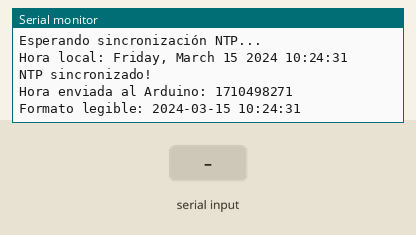
Recording of a sketch running on a simulated ESP32. On the bench: the last lines printed to the serial monitor. The inputs (shaded band) are chosen by the test bench. WiFi joins after 1.5 s; servers stay silent unless stated; uploads are accepted with an empty reply; the local clock reads 2024-03-15 10:24:30 at power-on unless the sketch sets it.

Above: at 2.7 s.
2.8 s: "DATA:\n" received over the second serial link
At 3.8 s:
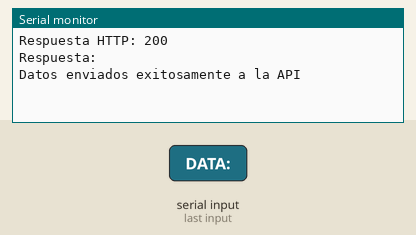
4.3 s: "1\n" received over the second serial link
At 4.9 s:
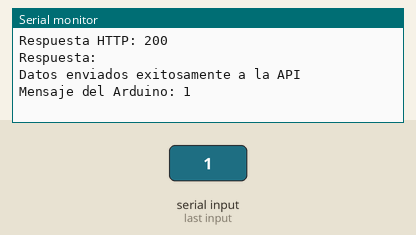

Measured:
- after the input at 2.8 s, the serial monitor: prints a new line at once (image 1)
- after the input at 4.3 s, the serial monitor: prints a new line at once (image 2)

The sketch:

ESP32.ino
```cpp
// Programa para ESP32 - Sincronización NTP y envío HTTP
// Envía hora inicial al Arduino y recibe datos para enviar a API

#include <WiFi.h>
#include <HTTPClient.h>
#include <ArduinoJson.h>
#include <time.h>

// Configuración WiFi
const char* ssid = "TU_WIFI_SSID";           // Cambia por tu SSID
const char* password = "TU_WIFI_PASSWORD";    // Cambia por tu contraseña

// Configuración API
const char* apiURL = "https://tu-api.com/endpoint";  // Cambia por tu URL de API
const char* apiKey = "tu-api-key";                   // Opcional: tu API key

// Configuración NTP
const char* ntpServer = "pool.ntp.org";
const long gmtOffset_sec = -18000;  // GMT-5 (Perú) en segundos
const int daylightOffset_sec = 0;   // Sin horario de verano

// Pines UART para comunicación con Arduino
#define RXD2 16
#define TXD2 17
HardwareSerial arduinoSerial(2);

void setup() {
  Serial.begin(115200);
  arduinoSerial.begin(9600, SERIAL_8N1, RXD2, TXD2);

  Serial.println("ESP32 iniciado");

  // Conectar a WiFi
  connectToWiFi();

  // Configurar NTP
  configTime(gmtOffset_sec, daylightOffset_sec, ntpServer);

  // Esperar sincronización NTP
  Serial.println("Esperando sincronización NTP...");
  while (!getLocalTime()) {
    delay(1000);
    Serial.print(".");
  }
  Serial.println("\nNTP sincronizado!");

  // Enviar hora inicial al Arduino
  sendInitialTimeToArduino();
}

void loop() {
  // Verificar conexión WiFi
  if (WiFi.status() != WL_CONNECTED) {
    Serial.println("WiFi desconectado, reintentando...");
    connectToWiFi();
  }

  // Escuchar datos del Arduino
  receiveDataFromArduino();

  delay(100);
}

void connectToWiFi() {
  WiFi.begin(ssid, password);
  Serial.print("Conectando a WiFi");

  int attempts = 0;
  while (WiFi.status() != WL_CONNECTED && attempts < 20) {
    delay(500);
    Serial.print(".");
    attempts++;
  }

  if (WiFi.status() == WL_CONNECTED) {
    Serial.println();
    Serial.println("WiFi conectado!");
    Serial.println("IP: " + WiFi.localIP().toString());
  } else {
    Serial.println();
    Serial.println("Error al conectar WiFi");
  }
}

bool getLocalTime() {
  struct tm timeinfo;
  if (!getLocalTime(&timeinfo)) {
    return false;
  }

  Serial.println(&timeinfo, "Hora local: %A, %B %d %Y %H:%M:%S");
  return true;
}

void sendInitialTimeToArduino() {
  struct tm timeinfo;
  if (getLocalTime(&timeinfo)) {
    // Convertir a timestamp Unix
    time_t timestamp = mktime(&timeinfo);

    String timeMessage = "TIME:" + String(timestamp);
    arduinoSerial.println(timeMessage);

    Serial.println("Hora enviada al Arduino: " + String(timestamp));
    Serial.println(&timeinfo, "Formato legible: %Y-%m-%d %H:%M:%S");
  } else {
    Serial.println("Error al obtener la hora");
  }
}

void receiveDataFromArduino() {
  if (arduinoSerial.available()) {
    String message = arduinoSerial.readStringUntil('\n');
    message.trim();

    Serial.println("Mensaje del Arduino: " + message);

    if (message.startsWith("DATA:")) {
      String jsonData = message.substring(5);

      // Procesar y enviar datos a la API
      sendDataToAPI(jsonData);
    }
  }
}

void sendDataToAPI(String jsonData) {
  if (WiFi.status() == WL_CONNECTED) {
    HTTPClient http;
    http.begin(apiURL);

    // Headers
    http.addHeader("Content-Type", "application/json");
    if (strlen(apiKey) > 0) {
      http.addHeader("Authorization", "Bearer " + String(apiKey));
    }

    // Agregar metadata del ESP32
    DynamicJsonDocument doc(1024);
    deserializeJson(doc, jsonData);

    // Agregar información adicional
    doc["esp32_timestamp"] = getCurrentTimestamp();
    doc["esp32_ip"] = WiFi.localIP().toString();
    doc["wifi_rssi"] = WiFi.RSSI();
    doc["free_heap"] = ESP.getFreeHeap();

    String enhancedJson;
    serializeJson(doc, enhancedJson);

    Serial.println("Enviando a API:");
    Serial.println(enhancedJson);

    // Realizar petición POST
    int httpResponseCode = http.POST(enhancedJson);

    if (httpResponseCode > 0) {
      String response = http.getString();
      Serial.println("Respuesta HTTP: " + String(httpResponseCode));
      Serial.println("Respuesta: " + response);

      // Enviar confirmación al Arduino
      if (httpResponseCode == 200 || httpResponseCode == 201) {
        arduinoSerial.println("ACK:SUCCESS");
        Serial.println("Datos enviados exitosamente a la API");
      } else {
        arduinoSerial.println("ACK:ERROR:" + String(httpResponseCode));
        Serial.println("Error en envío a API: " + String(httpResponseCode));
      }
    } else {
      Serial.println("Error en petición HTTP: " + String(httpResponseCode));
      arduinoSerial.println("ACK:HTTP_ERROR");
    }

    http.end();
  } else {
    Serial.println("WiFi no conectado - no se puede enviar a API");
    arduinoSerial.println("ACK:WIFI_ERROR");
  }
}

unsigned long getCurrentTimestamp() {
  struct tm timeinfo;
  if (getLocalTime(&timeinfo)) {
    return mktime(&timeinfo);
  }
  return 0;
}

// Función para debug - obtener hora actual formateada
String getCurrentTimeString() {
  struct tm timeinfo;
  if (getLocalTime(&timeinfo)) {
    char timeStringBuff[50];
    strftime(timeStringBuff, sizeof(timeStringBuff), "%Y-%m-%d %H:%M:%S", &timeinfo);
    return String(timeStringBuff);
  }
  return "Error obteniendo hora";
}
```
